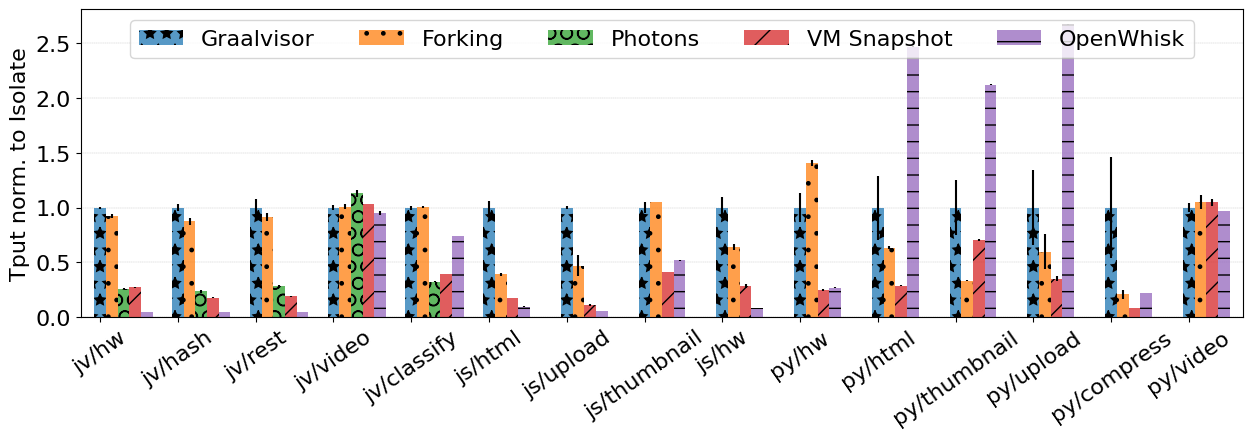

Here is the Python script that generated this plot:
#!/usr/bin/python

import declarations
import results
import matplotlib.pyplot as plt
import numpy as np

benchmark_labels = declarations.benchmark_labels
isolate_benchmark_path = declarations.isolate_benchmark_path 
process_benchmark_path = declarations.process_benchmark_path 
openwhisk_benchmark_path = declarations.openwhisk_benchmark_path 
photons_benchmark_path = declarations.photons_benchmark_path
snapshot_benchmark_path = declarations.snapshot_benchmark_path

# Throughput in ops/s.
isolate_tput_avg = {}
isolate_tput_std = {}
process_tput_avg = {}
process_tput_std = {}
openwhisk_tput_avg = {}
openwhisk_tput_std = {}
photons_tput_avg = {}
photons_tput_std = {}
snapshot_tput_avg = {}
snapshot_tput_std = {}

# Processing results.
for idx, path in enumerate(isolate_benchmark_path):
    isolate_tput_avg[idx] = results.process_result(path)["tput_avg"]
    isolate_tput_std[idx] = results.process_result(path)["tput_std"]
for idx, path in enumerate(process_benchmark_path):
    process_tput_avg[idx] = results.process_result(path)["tput_avg"]
    process_tput_std[idx] = results.process_result(path)["tput_std"]
for idx, path in enumerate(openwhisk_benchmark_path):
    openwhisk_tput_avg[idx] = results.process_result(path)["tput_avg"]
    openwhisk_tput_std[idx] = results.process_result(path)["tput_std"]
for idx, path in enumerate(photons_benchmark_path):
    photons_tput_avg[idx] = results.process_result(path)["tput_avg"]
    photons_tput_std[idx] = results.process_result(path)["tput_std"]
for idx, path in enumerate(snapshot_benchmark_path):
    snapshot_tput_avg[idx] = results.process_result(path)["tput_avg"]
    snapshot_tput_std[idx] = results.process_result(path)["tput_std"]

# Scale openwhisk to 2GB.
for idx, path in enumerate(openwhisk_benchmark_path):
    openwhisk_tput_avg[idx] = openwhisk_tput_avg[idx] * (2048 / declarations.openwhisk_mem_factor[idx])
for idx, path in enumerate(snapshot_benchmark_path):
    snapshot_tput_avg[idx] = snapshot_tput_avg[idx] * (2048 / declarations.snapshot_mem_factor[idx])

x = np.arange(len(benchmark_labels))
# Snapshot and openwhisk have special x values to avoid a gap when photons doesn't have a value.
snapshot_x  = np.arange(len(benchmark_labels), dtype=np.float32)
openwhisk_x = np.arange(len(benchmark_labels), dtype=np.float32)
width = 0.15

# Normalization to isolate.
for idx, path in enumerate(process_benchmark_path):
        process_tput_avg[idx] = process_tput_avg[idx] / isolate_tput_avg[idx]
        process_tput_std[idx] = process_tput_std[idx] / isolate_tput_avg[idx]
for idx, path in enumerate(openwhisk_benchmark_path):
        openwhisk_tput_avg[idx] = openwhisk_tput_avg[idx] / isolate_tput_avg[idx]
        openwhisk_tput_std[idx] = openwhisk_tput_std[idx] / isolate_tput_avg[idx]
for idx, path in enumerate(photons_benchmark_path):
    photons_tput_avg[idx] = photons_tput_avg[idx] / isolate_tput_avg[idx]
    photons_tput_std[idx] = photons_tput_std[idx] / isolate_tput_avg[idx]
for idx, path in enumerate(snapshot_benchmark_path):
    snapshot_tput_avg[idx] = snapshot_tput_avg[idx] / isolate_tput_avg[idx]
    snapshot_tput_std[idx] = snapshot_tput_std[idx] / isolate_tput_avg[idx]
for idx, path in enumerate(isolate_benchmark_path):
    isolate_tput_std[idx] = isolate_tput_std[idx] / isolate_tput_avg[idx]
    isolate_tput_avg[idx] = 1
    # Filling Photons values with zeroes for missing (java) benchmarks.
    if idx not in photons_tput_avg:
        photons_tput_avg[idx] = 0
        photons_tput_std[idx] = 0
        snapshot_x[idx]  -= width
        openwhisk_x[idx] -= width

plt.rcParams.update({'font.size': 16})
fig, ax = plt.subplots()
ax.bar(x + 0*width,           isolate_tput_avg.values(),   yerr=isolate_tput_std.values(),   width=width, hatch='*', label='Graalvisor', alpha=0.75)
ax.bar(x + 1*width,           process_tput_avg.values(),   yerr=process_tput_std.values(),   width=width, hatch='.', label='Forking',  alpha=0.75)
ax.bar(x + 2*width,           photons_tput_avg.values(),   yerr=photons_tput_std.values(),   width=width, hatch='O', label='Photons',    alpha=0.75)
ax.bar(snapshot_x  + 3*width, snapshot_tput_avg.values(),  yerr=snapshot_tput_std.values(),  width=width, hatch='/', label='VM Snapshot', alpha=0.75)
ax.bar(openwhisk_x + 4*width, openwhisk_tput_avg.values(), yerr=openwhisk_tput_std.values(), width=width, hatch='-', label='OpenWhisk',  alpha=0.75)

ax.set_ylabel('Tput norm. to Isolate')
ax.set_xticks(x, benchmark_labels)
ax.set_axisbelow(True)
plt.grid(axis = 'y', linestyle = '--', linewidth = 0.25)
plt.xticks(rotation = 35)
ax.set_xlim(xmin=-.25, xmax=14.7)
fig.set_figwidth(15)
fig.set_figheight(4)

ax.legend(ncol=5, loc='upper center')
plt.savefig("sandboxes-tput-norm.pdf", bbox_inches='tight')
plt.savefig("sandboxes-tput-norm.png", bbox_inches='tight')
plt.show()
